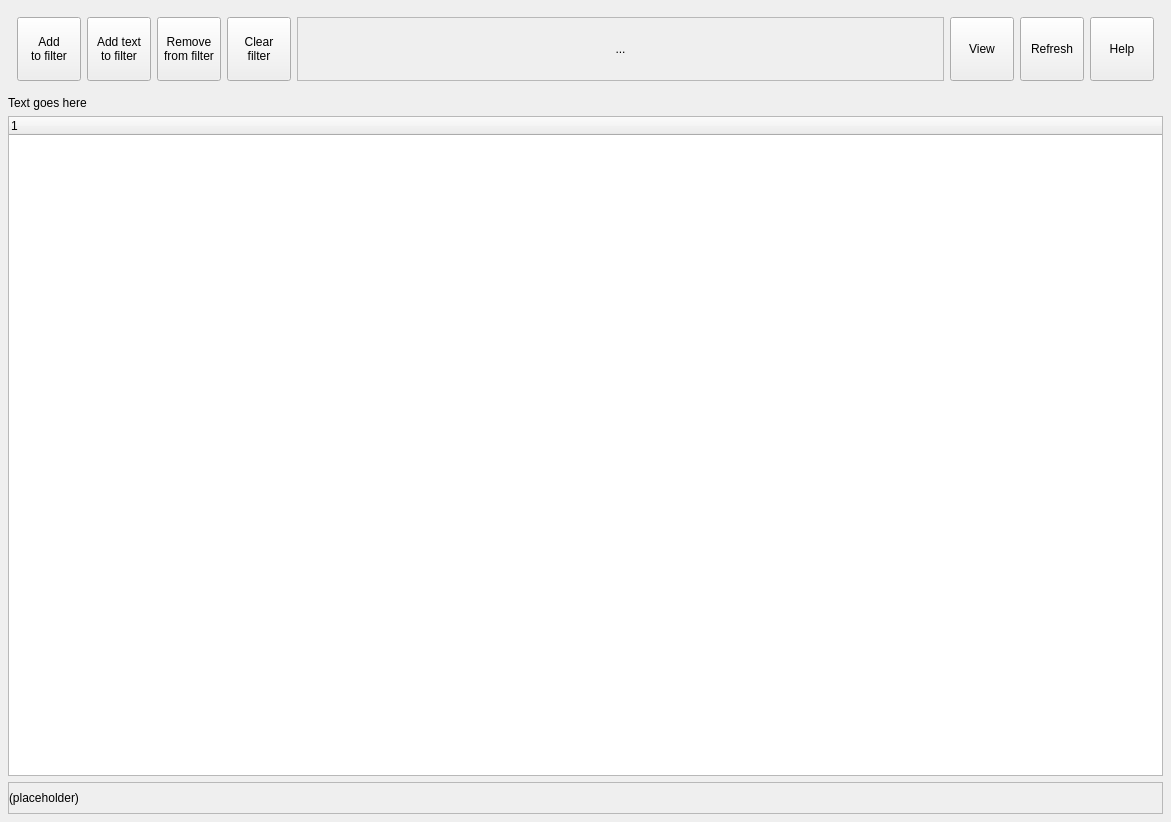
<?xml version="1.0" encoding="UTF-8"?>
<ui version="4.0">
 <class>Dialog</class>
 <widget class="QDialog" name="Dialog">
  <property name="geometry">
   <rect>
    <x>0</x>
    <y>0</y>
    <width>1171</width>
    <height>822</height>
   </rect>
  </property>
  <property name="windowTitle">
   <string>Dialog</string>
  </property>
  <layout class="QVBoxLayout" name="verticalLayout_2">
   <property name="leftMargin">
    <number>8</number>
   </property>
   <property name="topMargin">
    <number>8</number>
   </property>
   <property name="rightMargin">
    <number>8</number>
   </property>
   <property name="bottomMargin">
    <number>8</number>
   </property>
   <item>
    <widget class="QFrame" name="FRA_TOOLBAR">
     <layout class="QHBoxLayout" name="horizontalLayout_3">
      <item>
       <widget class="QToolButton" name="BTN_ADD_TO_FILTER">
        <property name="minimumSize">
         <size>
          <width>64</width>
          <height>64</height>
         </size>
        </property>
        <property name="maximumSize">
         <size>
          <width>64</width>
          <height>64</height>
         </size>
        </property>
        <property name="toolTip">
         <string>&lt;html&gt;&lt;head/&gt;&lt;body&gt;&lt;p&gt;Switch to edge edit mode.&lt;/p&gt;&lt;/body&gt;&lt;/html&gt;</string>
        </property>
        <property name="statusTip">
         <string>Remove edge</string>
        </property>
        <property name="text">
         <string>Add
to filter</string>
        </property>
        <property name="icon">
         <iconset resource="../resources/resources.qrc">
          <normaloff>:/groot/shift_right.svg</normaloff>:/groot/shift_right.svg</iconset>
        </property>
        <property name="iconSize">
         <size>
          <width>32</width>
          <height>32</height>
         </size>
        </property>
        <property name="toolButtonStyle">
         <enum>Qt::ToolButtonTextUnderIcon</enum>
        </property>
       </widget>
      </item>
      <item>
       <widget class="QToolButton" name="BTN_ADD_TEXT_TO_FILTER">
        <property name="minimumSize">
         <size>
          <width>64</width>
          <height>64</height>
         </size>
        </property>
        <property name="maximumSize">
         <size>
          <width>64</width>
          <height>64</height>
         </size>
        </property>
        <property name="toolTip">
         <string>&lt;html&gt;&lt;head/&gt;&lt;body&gt;&lt;p&gt;Switch to edge edit mode.&lt;/p&gt;&lt;/body&gt;&lt;/html&gt;</string>
        </property>
        <property name="statusTip">
         <string>Remove edge</string>
        </property>
        <property name="text">
         <string>Add text
to filter</string>
        </property>
        <property name="icon">
         <iconset resource="../resources/resources.qrc">
          <normaloff>:/groot/shift_right.svg</normaloff>:/groot/shift_right.svg</iconset>
        </property>
        <property name="iconSize">
         <size>
          <width>32</width>
          <height>32</height>
         </size>
        </property>
        <property name="toolButtonStyle">
         <enum>Qt::ToolButtonTextUnderIcon</enum>
        </property>
       </widget>
      </item>
      <item>
       <widget class="QToolButton" name="BTN_REMOVE_FROM_FILTER">
        <property name="minimumSize">
         <size>
          <width>64</width>
          <height>64</height>
         </size>
        </property>
        <property name="maximumSize">
         <size>
          <width>64</width>
          <height>64</height>
         </size>
        </property>
        <property name="toolTip">
         <string>&lt;html&gt;&lt;head/&gt;&lt;body&gt;&lt;p&gt;Switch to edge edit mode.&lt;/p&gt;&lt;/body&gt;&lt;/html&gt;</string>
        </property>
        <property name="statusTip">
         <string>Remove edge</string>
        </property>
        <property name="text">
         <string>Remove
from filter</string>
        </property>
        <property name="icon">
         <iconset resource="../resources/resources.qrc">
          <normaloff>:/groot/shift_left.svg</normaloff>:/groot/shift_left.svg</iconset>
        </property>
        <property name="iconSize">
         <size>
          <width>32</width>
          <height>32</height>
         </size>
        </property>
        <property name="toolButtonStyle">
         <enum>Qt::ToolButtonTextUnderIcon</enum>
        </property>
       </widget>
      </item>
      <item>
       <widget class="QToolButton" name="BTN_CLEAR_">
        <property name="minimumSize">
         <size>
          <width>64</width>
          <height>64</height>
         </size>
        </property>
        <property name="maximumSize">
         <size>
          <width>64</width>
          <height>64</height>
         </size>
        </property>
        <property name="toolTip">
         <string>&lt;html&gt;&lt;head/&gt;&lt;body&gt;&lt;p&gt;Switch to edge edit mode.&lt;/p&gt;&lt;/body&gt;&lt;/html&gt;</string>
        </property>
        <property name="statusTip">
         <string>Remove edge</string>
        </property>
        <property name="text">
         <string>Clear
filter</string>
        </property>
        <property name="icon">
         <iconset resource="../resources/resources.qrc">
          <normaloff>:/groot/expand_left.svg</normaloff>:/groot/expand_left.svg</iconset>
        </property>
        <property name="iconSize">
         <size>
          <width>32</width>
          <height>32</height>
         </size>
        </property>
        <property name="toolButtonStyle">
         <enum>Qt::ToolButtonTextUnderIcon</enum>
        </property>
       </widget>
      </item>
      <item>
       <widget class="QLabel" name="LBL_FILTER">
        <property name="sizePolicy">
         <sizepolicy hsizetype="Expanding" vsizetype="Preferred">
          <horstretch>0</horstretch>
          <verstretch>0</verstretch>
         </sizepolicy>
        </property>
        <property name="frameShape">
         <enum>QFrame::StyledPanel</enum>
        </property>
        <property name="text">
         <string>...</string>
        </property>
        <property name="alignment">
         <set>Qt::AlignCenter</set>
        </property>
       </widget>
      </item>
      <item>
       <widget class="QToolButton" name="BTN_VIEW_ELSEWHERE">
        <property name="minimumSize">
         <size>
          <width>64</width>
          <height>64</height>
         </size>
        </property>
        <property name="maximumSize">
         <size>
          <width>64</width>
          <height>64</height>
         </size>
        </property>
        <property name="toolTip">
         <string>&lt;html&gt;&lt;head/&gt;&lt;body&gt;&lt;p&gt;Switch to edge edit mode.&lt;/p&gt;&lt;/body&gt;&lt;/html&gt;</string>
        </property>
        <property name="statusTip">
         <string>Remove edge</string>
        </property>
        <property name="text">
         <string>View</string>
        </property>
        <property name="icon">
         <iconset resource="../resources/resources.qrc">
          <normaloff>:/groot/view.svg</normaloff>:/groot/view.svg</iconset>
        </property>
        <property name="iconSize">
         <size>
          <width>32</width>
          <height>32</height>
         </size>
        </property>
        <property name="toolButtonStyle">
         <enum>Qt::ToolButtonTextUnderIcon</enum>
        </property>
       </widget>
      </item>
      <item>
       <widget class="QToolButton" name="BTN_REFRESH">
        <property name="minimumSize">
         <size>
          <width>64</width>
          <height>64</height>
         </size>
        </property>
        <property name="maximumSize">
         <size>
          <width>64</width>
          <height>64</height>
         </size>
        </property>
        <property name="toolTip">
         <string>&lt;html&gt;&lt;head/&gt;&lt;body&gt;&lt;p&gt;Switch to edge edit mode.&lt;/p&gt;&lt;/body&gt;&lt;/html&gt;</string>
        </property>
        <property name="statusTip">
         <string>Remove edge</string>
        </property>
        <property name="text">
         <string>Refresh</string>
        </property>
        <property name="icon">
         <iconset resource="../resources/resources.qrc">
          <normaloff>:/groot/refresh.svg</normaloff>:/groot/refresh.svg</iconset>
        </property>
        <property name="iconSize">
         <size>
          <width>32</width>
          <height>32</height>
         </size>
        </property>
        <property name="toolButtonStyle">
         <enum>Qt::ToolButtonTextUnderIcon</enum>
        </property>
       </widget>
      </item>
      <item>
       <widget class="QToolButton" name="BTN_HELP">
        <property name="minimumSize">
         <size>
          <width>64</width>
          <height>64</height>
         </size>
        </property>
        <property name="maximumSize">
         <size>
          <width>64</width>
          <height>64</height>
         </size>
        </property>
        <property name="toolTip">
         <string>&lt;html&gt;&lt;head/&gt;&lt;body&gt;&lt;p&gt;Switch to edge edit mode.&lt;/p&gt;&lt;/body&gt;&lt;/html&gt;</string>
        </property>
        <property name="statusTip">
         <string>Remove edge</string>
        </property>
        <property name="text">
         <string>Help</string>
        </property>
        <property name="icon">
         <iconset resource="../resources/resources.qrc">
          <normaloff>:/groot/help.svg</normaloff>:/groot/help.svg</iconset>
        </property>
        <property name="iconSize">
         <size>
          <width>32</width>
          <height>32</height>
         </size>
        </property>
        <property name="toolButtonStyle">
         <enum>Qt::ToolButtonTextUnderIcon</enum>
        </property>
       </widget>
      </item>
     </layout>
    </widget>
   </item>
   <item>
    <widget class="QLabel" name="LBL_TITLE">
     <property name="text">
      <string>Text goes here</string>
     </property>
     <property name="style" stdset="0">
      <string>title</string>
     </property>
    </widget>
   </item>
   <item>
    <widget class="QTreeWidget" name="LST_MAIN">
     <property name="alternatingRowColors">
      <bool>true</bool>
     </property>
     <property name="rootIsDecorated">
      <bool>false</bool>
     </property>
     <property name="itemsExpandable">
      <bool>false</bool>
     </property>
     <property name="expandsOnDoubleClick">
      <bool>false</bool>
     </property>
     <column>
      <property name="text">
       <string notr="true">1</string>
      </property>
     </column>
    </widget>
   </item>
   <item>
    <widget class="QScrollArea" name="scrollArea">
     <property name="sizePolicy">
      <sizepolicy hsizetype="Expanding" vsizetype="Fixed">
       <horstretch>0</horstretch>
       <verstretch>0</verstretch>
      </sizepolicy>
     </property>
     <property name="maximumSize">
      <size>
       <width>16777215</width>
       <height>32</height>
      </size>
     </property>
     <property name="verticalScrollBarPolicy">
      <enum>Qt::ScrollBarAlwaysOff</enum>
     </property>
     <property name="widgetResizable">
      <bool>true</bool>
     </property>
     <widget class="QWidget" name="scrollAreaWidgetContents">
      <property name="geometry">
       <rect>
        <x>0</x>
        <y>0</y>
        <width>1153</width>
        <height>30</height>
       </rect>
      </property>
      <layout class="QHBoxLayout" name="LAY_BBAR">
       <property name="leftMargin">
        <number>0</number>
       </property>
       <property name="topMargin">
        <number>0</number>
       </property>
       <property name="rightMargin">
        <number>0</number>
       </property>
       <property name="bottomMargin">
        <number>0</number>
       </property>
       <item>
        <widget class="QLabel" name="label">
         <property name="text">
          <string>(placeholder)</string>
         </property>
        </widget>
       </item>
      </layout>
     </widget>
    </widget>
   </item>
  </layout>
 </widget>
 <resources>
  <include location="../../../../intermake/intermake_qt/forms/designer/resource_files/resources.qrc"/>
  <include location="../resources/resources.qrc"/>
 </resources>
 <connections/>
</ui>
